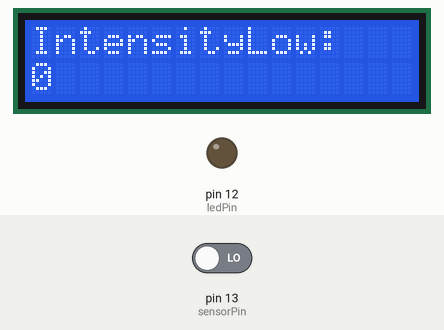
This sketch was run on a simulated Arduino Uno, built with avr-gcc and run on an emulated ATmega328P. On the bench: 16×2 character LCD, output pins drawn as LEDs (lit = HIGH). Inputs (shaded band) come from the test bench; at power-on: pin 13 (sensorPin) LOW. What the sketch prints to the serial monitor is not drawn.

Above: at 1.2 s.
1.3 s: pin 13 (sensorPin) driven HIGH
At 2.6 s:
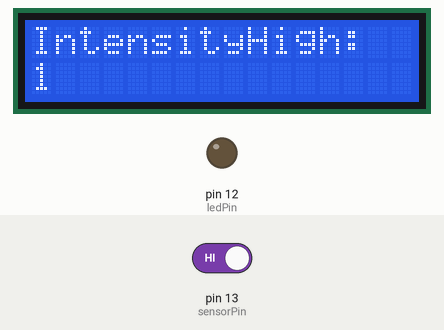
3.5 s: pin 13 (sensorPin) driven LOW
At 4.5 s:
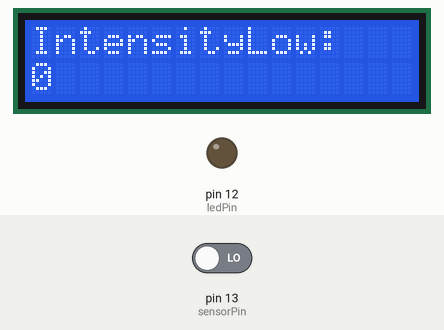
Timing chart, 0 to 6.5 s (numbered marks = the images above; inputs shaded):
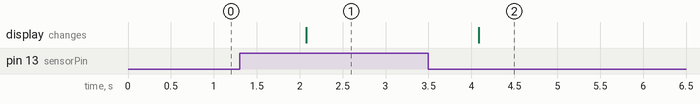

The sketch:

SoundWihLCD.ino
```cpp
#include <LiquidCrystal.h>

/*--------Display----------*/
// initialize the library by associating any needed LCD interface pin
// with the arduino pin number it is connected to
const int rs = 5, en = 6, d4 = 7, d5 = 8, d6 = 9, d7 = 10;
LiquidCrystal lcd(rs, en, d4, d5, d6, d7);

/*----Sound Sensor-----*/
int ledPin = 12;
int sensorPin = 13;
boolean val = 0;

void setup(){
  Serial.begin (9600);

  pinMode(ledPin, OUTPUT);
  pinMode(sensorPin, INPUT);

  //Setup of the LCD's number of column and rows
  lcd.begin(16, 2);
  //Displaying welcome to the LCD
  lcd.print("Welcome!");
}

void loop (){
  val = digitalRead(sensorPin);
  Serial.println (val);
  // when the sensor detects a signal above the threshold value, LED flashes
  if (val==HIGH) {
	 lcd.clear();
     lcd.setCursor(0,0);//set the cursor at first row
     lcd.print("IntensityHigh:");//Sound Intensity level
     lcd.setCursor(0,1);
     lcd.print(String(val));
     delay(1000);
  }
  else {
    lcd.clear();
    lcd.setCursor(0,0);//set the cursor at first row
    lcd.print("IntensityLow:");//Sound Intensity level
    lcd.setCursor(0,1);
    lcd.print(String(val));
    delay(1000);
  }
}
```

Measured:
- after the input at 1.3 s, the display: changes after 0.78 s (image 1)
- after the input at 3.5 s, the display: changes after 0.59 s (image 2)
